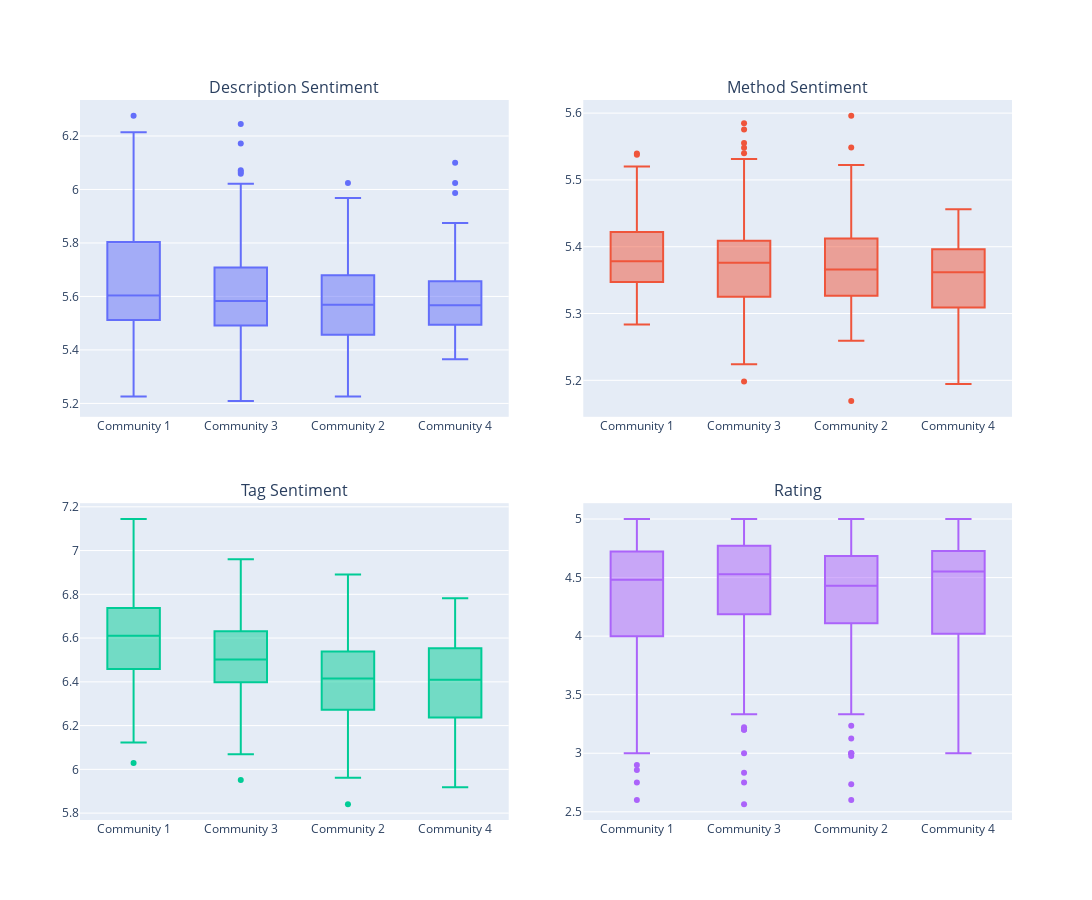

Write notebook code for a chart like this one.
### Markdown cell above
## Box plots

To gain insights on communities and their sentiment scores together with user rating we create box plots for each community.

### Code cell
data_boxplot = data.copy()
data_boxplot['community'] = data_boxplot['title'].map(community_map)
data_boxplot = data_boxplot.dropna(subset=['community'])

# Variable names
types = ['sentiment_des', 'sentiment_met', 'sentiment_tag', 'ratingValue']

# Nice display names for subplot titles
titles = {
    'sentiment_des': 'Description Sentiment',
    'sentiment_met': 'Method Sentiment',
    'sentiment_tag': 'Tag Sentiment',
    'ratingValue': 'Rating'
}

# Create 2×2 subplot grid with tighter spacing
fig = make_subplots(
    rows=2, cols=2,
    subplot_titles=[titles[t] for t in types],
    horizontal_spacing=0.08,
    vertical_spacing=0.12
)

# Mapping from index to subplot position
positions = {0: (1, 1), 1: (1, 2), 2: (2, 1), 3: (2, 2)}

# Add one boxplot per subplot
for i, t in enumerate(types):
    row, col = positions[i]
    fig.add_trace(
        go.Box(x=data_boxplot['community'], y=data_boxplot[t], name=t),
        row=row, col=col
    )

fig.update_layout(
    height=900,
    width=1100,
    showlegend=False
)

fig.show()

### Figure 1 — Plotly figure (JSON) as saved in the notebook; plotly's stock layout.template omitted (floating-point values rounded to 4 significant figures; data arrays with more than 128 entries replaced by an {"elided": "..."} marker saying what was removed)
{"data": [{"name": "sentiment_des", "type": "box", "x": {"elided": "426 str values"}, "xaxis": "x", "y": {"elided": "426 float values"}, "yaxis": "y"}, {"name": "sentiment_met", "type": "box", "x": {"elided": "426 str values"}, "xaxis": "x2", "y": {"elided": "426 float values"}, "yaxis": "y2"}, {"name": "sentiment_tag", "type": "box", "x": {"elided": "426 str values"}, "xaxis": "x3", "y": {"elided": "426 float values"}, "yaxis": "y3"}, {"name": "ratingValue", "type": "box", "x": {"elided": "426 str values"}, "xaxis": "x4", "y": {"elided": "426 float values"}, "yaxis": "y4"}], "layout": {"annotations": [{"font": {"size": 16}, "showarrow": false, "text": "Description Sentiment", "x": 0.23, "xanchor": "center", "xref": "paper", "y": 1, "yanchor": "bottom", "yref": "paper"}, {"font": {"size": 16}, "showarrow": false, "text": "Method Sentiment", "x": 0.77, "xanchor": "center", "xref": "paper", "y": 1, "yanchor": "bottom", "yref": "paper"}, {"font": {"size": 16}, "showarrow": false, "text": "Tag Sentiment", "x": 0.23, "xanchor": "center", "xref": "paper", "y": 0.44, "yanchor": "bottom", "yref": "paper"}, {"font": {"size": 16}, "showarrow": false, "text": "Rating", "x": 0.77, "xanchor": "center", "xref": "paper", "y": 0.44, "yanchor": "bottom", "yref": "paper"}], "height": 900, "showlegend": false, "width": 1100, "xaxis": {"anchor": "y", "domain": [0, 0.46]}, "xaxis2": {"anchor": "y2", "domain": [0.54, 1]}, "xaxis3": {"anchor": "y3", "domain": [0, 0.46]}, "xaxis4": {"anchor": "y4", "domain": [0.54, 1]}, "yaxis": {"anchor": "x", "domain": [0.56, 1]}, "yaxis2": {"anchor": "x2", "domain": [0.56, 1]}, "yaxis3": {"anchor": "x3", "domain": [0, 0.44]}, "yaxis4": {"anchor": "x4", "domain": [0, 0.44]}}}
